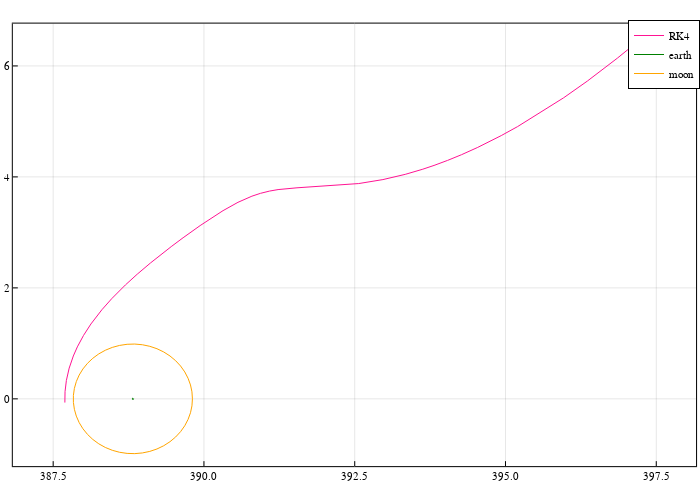

Here is the notebook cell this chart was saved with:
### Code cell
ptraj = plot(size=(700,500), frame_style=:box, aspect_ratio=:equal, grid=0.2)
moon = plot_circle(1-param3b.mu2, param3b.as , 0.0)
earth = plot_circle(param3b.mu2, param3b.as, 0.0)

plot!(ptraj, hcat(sol_bck.u...)[1,:], hcat(sol_bck.u...)[2,:], color=:deeppink, label="RK4")
plot!(ptraj, earth[1,:], earth[2,:], c=:green, lw=1.0, label="earth")
plot!(ptraj, moon[1,:], moon[2,:], c=:orange, lw=1.0, label="moon")

### Figure 1 — Plotly figure (JSON) as saved in the notebook; plotly's stock layout.template omitted (floating-point values rounded to 4 significant figures; data arrays with more than 128 entries replaced by an {"elided": "..."} marker saying what was removed)
{"data": [{"colorbar": {"title": ""}, "legendgroup": "RK4", "line": {"color": "rgba(255, 20, 147, 1.000)", "dash": "solid", "shape": "linear", "width": 1}, "mode": "lines", "name": "RK4", "showlegend": true, "type": "scatter", "x": {"elided": "27598 float values"}, "xaxis": "x", "y": {"elided": "27598 float values"}, "yaxis": "y", "zmax": null, "zmin": null}, {"colorbar": {"title": ""}, "legendgroup": "earth", "line": {"color": "rgba(0, 128, 0, 1.000)", "dash": "solid", "shape": "linear", "width": 1}, "mode": "lines", "name": "earth", "showlegend": true, "type": "scatter", "x": [388.8, 388.8, 388.8, 388.8, 388.8, 388.8, 388.8, 388.8, 388.8, 388.8, 388.8, 388.8, 388.8, 388.8, 388.8, 388.8, 388.8, 388.8, 388.8, 388.8, 388.8, 388.8, 388.8, 388.8, 388.8, 388.8, 388.8, 388.8, 388.8, 388.8, 388.8, 388.8, 388.8, 388.8, 388.8, 388.8, 388.8, 388.8, 388.8, 388.8, 388.8, 388.8, 388.8, 388.8, 388.8, 388.8, 388.8, 388.8, 388.8, 388.8], "xaxis": "x", "y": [0, 0.001554, 0.003082, 0.00456, 0.005963, 0.007267, 0.008453, 0.0095, 0.01039, 0.01111, 0.01165, 0.01199, 0.01214, 0.01209, 0.01185, 0.0114, 0.01077, 0.009966, 0.008995, 0.007876, 0.006629, 0.005272, 0.003829, 0.002323, 0.0007785, -0.0007785, -0.002323, -0.003829, -0.005272, -0.006629, -0.007876, -0.008995, -0.009966, -0.01077, -0.0114, -0.01185, -0.01209, -0.01214, -0.01199, -0.01165, -0.01111, -0.01039, -0.0095, -0.008453, -0.007267, -0.005963, -0.00456, -0.003082, -0.001554, -2.976e-18], "yaxis": "y", "zmax": null, "zmin": null}, {"colorbar": {"title": ""}, "legendgroup": "moon", "line": {"color": "rgba(255, 165, 0, 1.000)", "dash": "solid", "shape": "linear", "width": 1}, "mode": "lines", "name": "moon", "showlegend": true, "type": "scatter", "x": [389.8, 389.8, 389.8, 389.7, 389.7, 389.6, 389.5, 389.4, 389.3, 389.2, 389.1, 389.0, 388.9, 388.7, 388.6, 388.5, 388.4, 388.3, 388.2, 388.1, 388.0, 387.9, 387.9, 387.9, 387.8, 387.8, 387.9, 387.9, 387.9, 388.0, 388.1, 388.2, 388.3, 388.4, 388.5, 388.6, 388.7, 388.9, 389.0, 389.1, 389.2, 389.3, 389.4, 389.5, 389.6, 389.7, 389.7, 389.8, 389.8, 389.8], "xaxis": "x", "y": [0, 0.1263, 0.2506, 0.3707, 0.4848, 0.5908, 0.6872, 0.7723, 0.8448, 0.9033, 0.947, 0.9752, 0.9873, 0.9833, 0.9631, 0.9271, 0.8758, 0.8102, 0.7313, 0.6404, 0.5389, 0.4286, 0.3113, 0.1888, 0.06329, -0.06329, -0.1888, -0.3113, -0.4286, -0.5389, -0.6404, -0.7313, -0.8102, -0.8758, -0.9271, -0.9631, -0.9833, -0.9873, -0.9752, -0.947, -0.9033, -0.8448, -0.7723, -0.6872, -0.5908, -0.4848, -0.3707, -0.2506, -0.1263, -2.42e-16], "yaxis": "y", "zmax": null, "zmin": null}], "layout": {"annotations": [], "height": 500, "legend": {"bgcolor": "rgba(255, 255, 255, 1.000)", "bordercolor": "rgba(0, 0, 0, 1.000)", "borderwidth": 1, "font": {"color": "rgba(0, 0, 0, 1.000)", "family": "sans-serif", "size": 11}, "title": {"font": {"color": "rgba(0, 0, 0, 1.000)", "family": "sans-serif", "size": 15}, "text": ""}, "tracegroupgap": 0, "traceorder": "normal", "x": 1, "xanchor": "auto", "y": 1, "yanchor": "auto"}, "margin": {"b": 20, "l": 0, "r": 0, "t": 20}, "paper_bgcolor": "rgba(255, 255, 255, 1.000)", "plot_bgcolor": "rgba(255, 255, 255, 1.000)", "showlegend": true, "width": 700, "xaxis": {"anchor": "y", "domain": [0.01832, 0.9944], "gridcolor": "rgba(0, 0, 0, 0.200)", "gridwidth": 0.5, "linecolor": "rgba(0, 0, 0, 1.000)", "mirror": true, "range": [386.8, 398.2], "showgrid": true, "showline": true, "showticklabels": true, "tickangle": 0, "tickcolor": "rgb(0, 0, 0)", "tickfont": {"color": "rgba(0, 0, 0, 1.000)", "family": "sans-serif", "size": 11}, "tickmode": "array", "ticks": "inside", "ticktext": ["387.5", "390.0", "392.5", "395.0", "397.5"], "tickvals": [387.5, 390, 392.5, 395, 397.5], "title": "", "titlefont": {"color": "rgba(0, 0, 0, 1.000)", "family": "sans-serif", "size": 15}, "type": "-", "visible": true, "zeroline": false, "zerolinecolor": "rgba(0, 0, 0, 1.000)"}, "yaxis": {"anchor": "x", "domain": [0.0301, 0.9921], "gridcolor": "rgba(0, 0, 0, 0.200)", "gridwidth": 0.5, "linecolor": "rgba(0, 0, 0, 1.000)", "mirror": true, "range": [-1.213, 6.763], "showgrid": true, "showline": true, "showticklabels": true, "tickangle": 0, "tickcolor": "rgb(0, 0, 0)", "tickfont": {"color": "rgba(0, 0, 0, 1.000)", "family": "sans-serif", "size": 11}, "tickmode": "array", "ticks": "inside", "ticktext": ["0", "2", "4", "6"], "tickvals": [0, 2, 4, 6], "title": "", "titlefont": {"color": "rgba(0, 0, 0, 1.000)", "family": "sans-serif", "size": 15}, "type": "-", "visible": true, "zeroline": false, "zerolinecolor": "rgba(0, 0, 0, 1.000)"}}}
